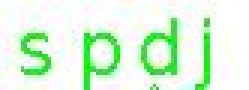
#> input picture plugin/spdj.jfif, 83 x 30 px (shown 3 times larger)
$ python ocr.py
#> lines starting #> are read from the running program, lines starting #| are printed output that depends on the picture; after the words box and inside, x2 and y2 are one past the last pixel; in counts of white or black regions, pixels touching at a corner belong together
#> further down, src is the input picture: shape (30, 83, 3); mean B, G, R 221.3, 248.1, 221.1
from cv2 import cv2 as cv2
from PIL import Image
import pytesseract


def recognize_text():
    # # 灰度图片
    # gray = cv2.cvtColor(src, cv2.COLOR_BGR2GRAY)
    # # 二值化
    # binary = cv2.adaptiveThreshold(
    #     ~gray, 255, cv2.ADAPTIVE_THRESH_GAUSSIAN_C, cv2.THRESH_BINARY, 35, -5)
    # 灰度值
    gray = cv2.cvtColor(src, cv2.COLOR_BGR2GRAY)
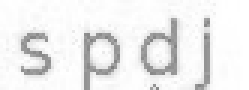
#> gray: shape (30, 83) (shown 3 times larger); min 125, max 255, mean 237
    # 自动阈值二值化
    ret, binary = cv2.threshold(
        gray, 0, 255, cv2.THRESH_BINARY_INV | cv2.THRESH_OTSU)
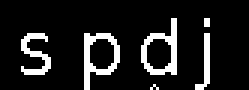
#> binary: shape (30, 83) (shown 3 times larger); 12% white in thin lines or dots, all inside (x1, y1, x2, y2) = (7, 6, 70, 30)
#> ret = 191
    cv2.imshow("threshold", binary)
    kernel = cv2.getStructuringElement(cv2.MORPH_RECT, (1, 4))
    binl = cv2.morphologyEx(binary, cv2.MORPH_OPEN, kernel)
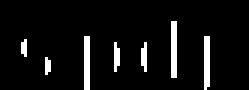
#> binl: shape (30, 83) (shown 3 times larger); 6.5% white in thin lines or dots, all inside (x1, y1, x2, y2) = (7, 7, 70, 30)
    kernel = cv2.getStructuringElement(cv2.MORPH_RECT, (4, 1))
    open_out = cv2.morphologyEx(binl, cv2.MORPH_OPEN, kernel)
#> open_out: shape (30, 83); every value is 0
    # cv2.bitwise_not(open_out, open_out)
    # cv2.imshow("dstImage", open_out)

    textImage = Image.fromarray(binary)
    text = pytesseract.image_to_string(textImage)
    print("Result:%s" % text)


src = cv2.imread('spdj.jfif', 1)
# src = cv2.imread("target.jpg")
# cv2.imshow("srcImage", src)
recognize_text()
#> (the call stopped at in recognize_text, `text = pytesseract.image_to_string(textImage)`: pytesseract is not available in this run)
cv2.waitKey(0)
cv2.destroyAllWindows()

$ run again, with plugin/1230.jpg saved as plugin/spdj.jfif
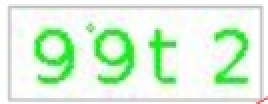
#> input picture plugin/1230.jpg, 134 x 52 px (shown 2 times larger)
#> src is the input picture: shape (52, 134, 3); mean B, G, R 218.3, 243.1, 218.8
#> in recognize_text, `ret, binary = cv2.threshold( gray, 0, 255, cv2.THRESH_BINARY_INV | cv2..`:
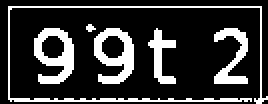
#> binary: shape (52, 134) (shown 2 times larger); 20.7% white; 6 white regions (1 under 20 px), largest, box (x1, y1, x2, y2) and area: (4, 3, 134, 52) 429, (17, 14, 37, 42) 306, (47, 14, 67, 42) 304, (107, 14, 124, 42) 220, (74, 14, 88, 42) 167
#> ret = 213
#> binl: shape (52, 134); 15.7% white; 7 white regions (1 under 20 px), largest, box (x1, y1, x2, y2) and area: (17, 15, 37, 43) 306, (47, 15, 67, 43) 304, (107, 15, 124, 43) 217, (75, 15, 88, 43) 162, (129, 4, 131, 52) 50, (4, 4, 5, 51) 47
#> in recognize_text, `open_out = cv2.morphologyEx(binl, cv2.MORPH_OPEN, kernel)`:
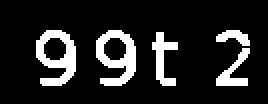
#> open_out: shape (52, 134) (shown 2 times larger); 14% white; 5 white regions, box (x1, y1, x2, y2) and area: (18, 15, 38, 43) 304, (48, 15, 68, 43) 302, (76, 16, 89, 43) 161, (108, 24, 125, 43) 132, (108, 15, 125, 23) 80
